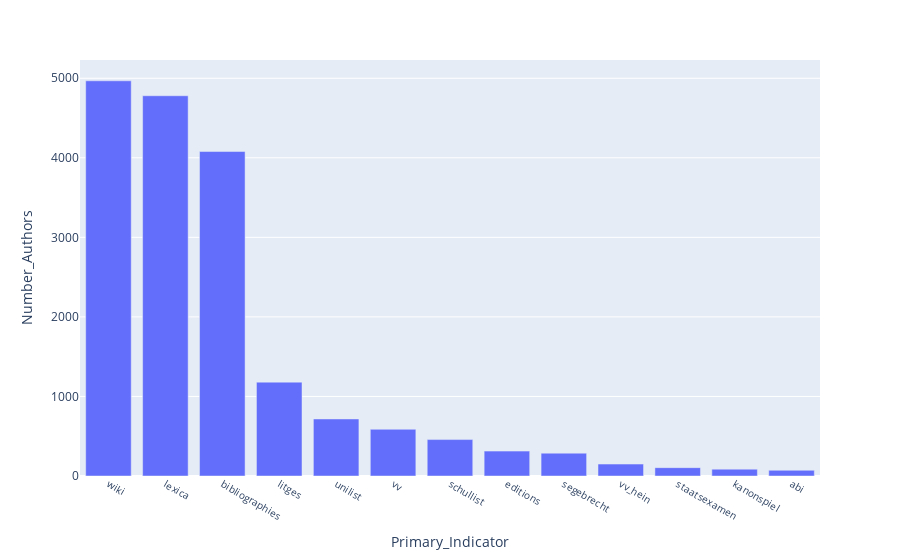

Here is the notebook cell this chart was saved with:
### Code cell
# Visualize Number of Authors per primary Indicator

fig = px.bar(result, x="Primary_Indicator", y="Number_Authors")#, color="Secondary_Indicator", barmode="group")
fig.update_layout(xaxis={'categoryorder':'total descending', \
                      "tickfont" : dict(size=10)})
fig.show()

### Figure 1 — Plotly figure (JSON) as saved in the notebook; plotly's stock layout.template omitted (floating-point values rounded to 4 significant figures)
{"data": [{"alignmentgroup": "True", "hovertemplate": "Primary_Indicator=%{x}<br>Number_Authors=%{y}<extra></extra>", "legendgroup": "", "marker": {"color": "#636efa", "pattern": {"shape": ""}}, "name": "", "offsetgroup": "", "orientation": "v", "showlegend": false, "textposition": "auto", "type": "bar", "x": ["unilist", "litges", "vv", "lexica", "editions", "bibliographies", "staatsexamen", "schullist", "abi", "kanonspiel", "segebrecht", "vv_hein", "wiki"], "xaxis": "x", "y": [717, 1180, 587, 4780, 313, 4079, 105, 458, 72, 86, 287, 150, 4968], "yaxis": "y"}], "layout": {"barmode": "relative", "legend": {"tracegroupgap": 0}, "margin": {"t": 60}, "xaxis": {"anchor": "y", "categoryorder": "total descending", "domain": [0, 1], "tickfont": {"size": 10}, "title": {"text": "Primary_Indicator"}}, "yaxis": {"anchor": "x", "domain": [0, 1], "title": {"text": "Number_Authors"}}}}
